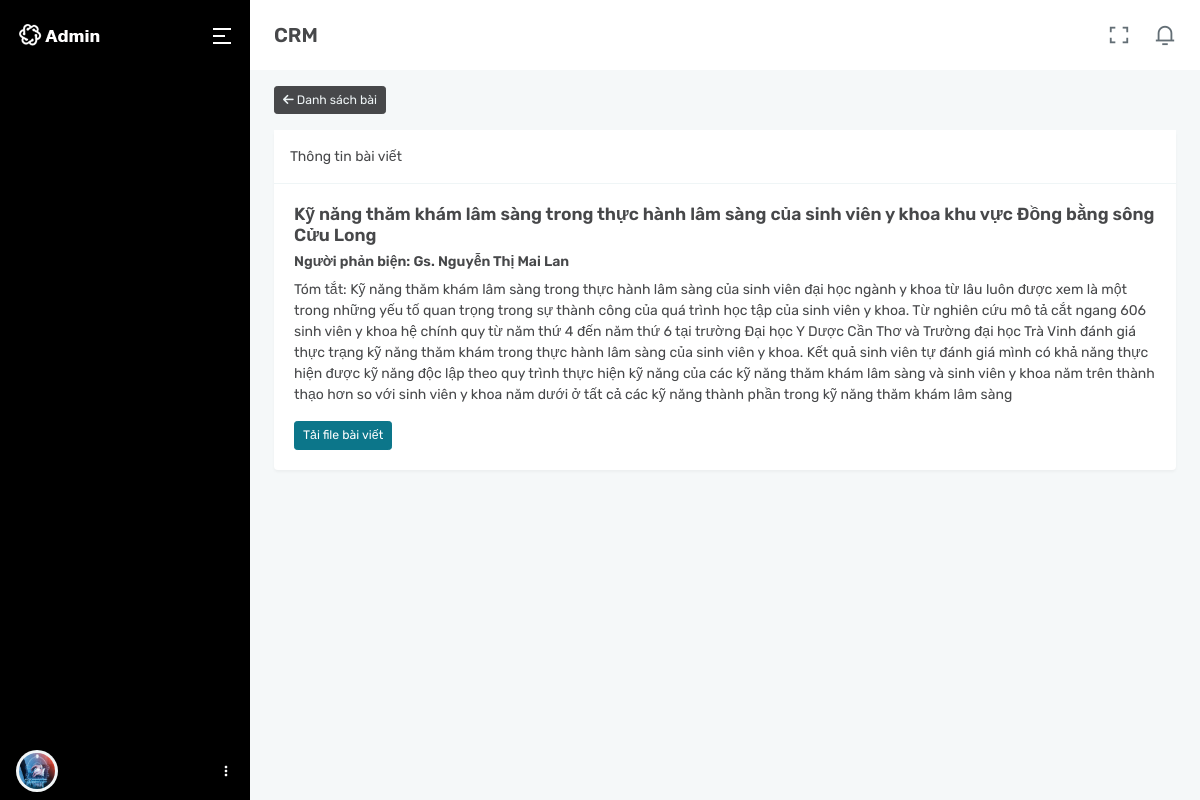
/all-post-edit/3, run on the app's committed database.
### tables this page shows
CREATE TABLE `tlh_postinglist` (
  `id` int(11) NOT NULL,
  `name` varchar(255) NOT NULL,
  `description` text NOT NULL,
  `fileposst` varchar(255) NOT NULL,
  `id_user` int(11) NOT NULL,
  `counter` text NOT NULL,
  `id_counter` int(11) NOT NULL,
  `status` int(1) NOT NULL,
  `date_creat` int(11) NOT NULL,
  `close_post` int(1) NOT NULL
);

CREATE TABLE `tb_user` (
  `id` int(11) NOT NULL,
  `email` varchar(255) NOT NULL,
  `username` varchar(255) NOT NULL,
  `password` varchar(255) NOT NULL,
  `status` int(1) NOT NULL,
  `name` varchar(255) NOT NULL,
  `decentralization` text NOT NULL,
  `admin` int(11) NOT NULL
);

### application/views/backend/layout/v_main.php (called while the page is built, shortened)
<?php $this->load->view('backend/layout/v_header'); ?>
<?php $this->load->view($template); ?>

### application/controllers/AllpostController.php (called while the page is built, shortened)
<?php if ( ! defined('BASEPATH')) exit('No direct script access allowed');
class AllpostController extends CI_Controller {
	public function edit($id_post){
		$check_info = array(
			'id_post' => $id_post,
			'status' => 2,
		);
		$check_info_now = $this->db->select('*')->from('tbl_notification')->where($check_info)->get()->row_array();
		$update_info = array(
			'read_notification' => 1,
		);
		$this->db->where('id', $check_info_now['id']);
		$this->db->update('tbl_notification', $update_info);
		$data['view_post'] = $this->MainModel->viewId('tlh_postinglist',$id_post);
		$data['list_counter'] = $this->db->select('*')->from('tb_user')->where('admin',7)->get()->result_array();
		$data['template'] = 'allpost/v_edit';
		$this->load->view('backend/layout/v_main',$data);
	}
}

### index.php (called while the page is built, shortened)
<?php
require_once BASEPATH.'core/CodeIgniter.php';

### application/views/allpost/v_edit.php (the view, shortened to what this page needs)
<div class="row mt-3">
	<div class="col-md-12">
		<a href="<?= base_url('all-post'); ?>">
			<button type="button" class="btn btn-dark btn-sm"><i class="fa-solid fa-arrow-left"></i> Danh sách bài</button>
		</a>
	</div>
</div>
<div class="card mt-3">
	<div class="card-header">
		Thông tin bài viết
	</div>
	<div class="card-content" style="padding: 20px 20px;">
		<h5><?= $view_post['name']; ?></h5>
		<h6>Người phản biện: <?= $this->MainModel->counter($view_post['id_counter']); ?></h6>
		<p>Tóm tắt: <?= $view_post['description']; ?></p>
		<a href="<?= base_url('uploads/'.$view_post['fileposst']); ?>" class="btn btn-primary btn-sm waves-effect waves-light">Tải file bài viết</a>
	</div>
</div>

### application/models/backend/MainModel.php (shortened to what this page needs)
<?php if ( ! defined('BASEPATH')) exit('No direct script access allowed');
class MainModel extends CI_Model {
	public function counter($id_counter){
		$view = $this->db->select('*')->from('tb_user')->where('id',$id_counter)->get()->row_array();
		if(isset($view)){
			echo $view['name'];
		}else{
			echo 'Không có người phản biện!';
		}
	}
	public function getFatherMenu($father){
		$this->db->select('*');
		$this->db->where('father', $father);
		$this->db->where('menu_function', 0);
		$this->db->order_by('arrange', 'asc');
		$query = $this->db->get('tb_menu_backend');
		return $query->result_array();
	}
	public function viewId($table,$id)
	{
		$this->db->select('*');
		$this->db->where('id', $id);
		$query = $this->db->get($table);
        return $query->row_array();
	}
}

### data on the page
tlh_postinglist: name "Kỹ năng thăm khám lâm sàng trong thực hành lâm sàng của sinh viên y khoa khu vực Đồng bằng sông Cửu Long", description "Kỹ năng thăm khám lâm sàng trong thực hành lâm sàng của sinh viên đại học ngành y khoa từ lâu luôn được xem là một trong những yếu tố quan trọng trong sự thành công của quá trình học tập của sinh viên y khoa. Từ nghiên cứu mô tả cắt ngang 606 sinh viên y khoa hệ chính quy từ năm thứ 4 đến năm thứ 6 tại trường Đại học Y Dược Cần Thơ và Trường đại học Trà Vinh đánh giá thực trạng kỹ năng thăm khám trong thực hành lâm sàng của sinh viên y khoa. Kết quả sinh viên tự đánh giá mình có khả năng thực hiện được kỹ năng độc lập theo quy trình thực hiện kỹ năng của các kỹ năng thăm khám lâm sàng và sinh viên y khoa năm trên thành thạo hơn so với sinh viên y khoa năm dưới ở tất cả các kỹ năng thành…"
tb_user: name "Gs. Nguyễn Thị Mai Lan"
